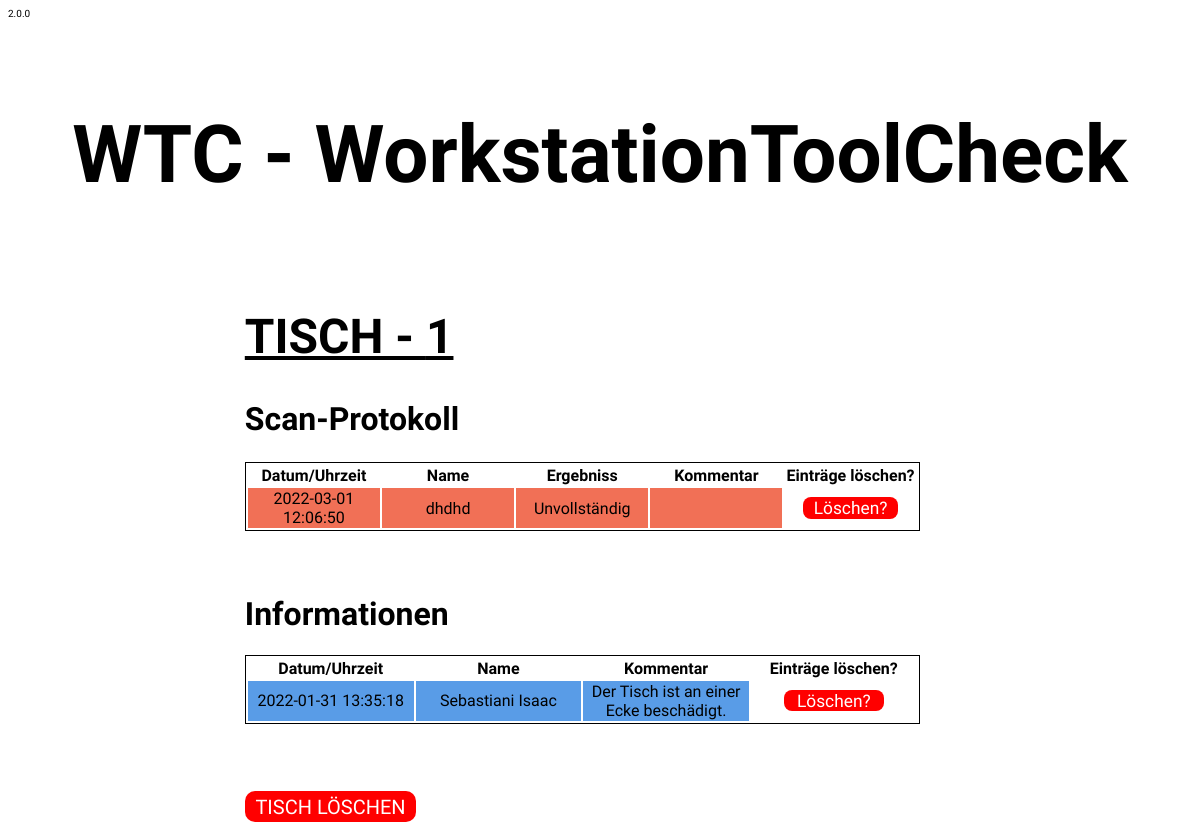
The page /WebApp/tisch.php?tischId=23&tischNummer=1 on the database its author committed.
### tables this page shows
CREATE TABLE `tblscan` (
  `scanId` int(11) NOT NULL,
  `scanName` varchar(50) NOT NULL,
  `scanTischId` int(11) NOT NULL,
  `scanErgebniss` tinyint(1) NOT NULL,
  `scanKommentar` varchar(250) DEFAULT NULL,
  `scanTime` timestamp NOT NULL DEFAULT current_timestamp() ON UPDATE current_timestamp()
);

CREATE TABLE `tblkommentar` (
  `kommentarId` int(11) NOT NULL,
  `kommentarTischId` int(11) NOT NULL,
  `kommentarName` varchar(50) NOT NULL,
  `kommentarText` varchar(50) NOT NULL,
  `kommentarTime` timestamp NOT NULL DEFAULT current_timestamp() ON UPDATE current_timestamp()
);

### WebApp/ver.php (called while the page is built)
<?php
    $ver = "2.0.0"
?>

### WebApp/tisch.php (the view, shortened to what this page needs)
<!DOCTYPE HTML>
<html>
    <head>
        <link href="Styles\tisch.css" rel="stylesheet" type="text/css">
    </head>
    <body>
    <?php
        require_once("ver.php")
    ?>
    <div id="ver" class="ver"><?=$ver?></div>
    <?php
        require_once("dbCon.php");
        $tischId = $_GET['tischId'];
        $tischNummer = $_GET['tischNummer'];
    ?>
        <div id="titel">
            <a href="index.php"><h1>WTC - WorkstationToolCheck</h1></a>
        </div>
        <div id="tisch_id">
            <h1>TISCH - <?=$tischNummer?></h1>
        </div>
        <div id="log_title">
            <h1>Scan-Protokoll</h1>
        </div>
        <div id="output1">
            <div id="tablediv">
                <table id="tables">
                    <tr>
                        <th>Datum/Uhrzeit</th>
                        <th>Name</th>
                        <th>Ergebniss</th>
                        <th>Kommentar</th>
                        <th>Einträge löschen?</th>
                    </tr>
                <?php
                $stmt = $pdo->prepare("SELECT * FROM tblScan where scanTischId = ? ORDER BY scanTime DESC limit 20");
                $stmt->execute([$tischId]);
                foreach($stmt->fetchAll() as $row){
                    if ($row['scanErgebniss'] === 1){
                        $ergebniss = "Vollständig";
                        $class = "backgroundGreen";
                    }
                    else {
                        $ergebniss = "Unvollständig";
                        $class = "backgroundRed";
                    }
                    echo "<tr id='".$class."'>";
                    echo "<td>".$row['scanTime']."</td>";
                    echo "<td>".$row['scanName']."</td>";
                    echo "<td>".$ergebniss."</td>";
                    echo "<td>".$row['scanKommentar']."</td>";
                    echo "<td style='background-color:white;text-decoration:none;'><a id='del_btnT' class='btn_table' href='loeschen.php?id=".$row['scanId']."'>Löschen?</a></td>";
                    echo "</tr>";
                }
                ?>
                </table>
            </div>
        </div>
        <div id="output2">
            <div id="tabledivv">
            <h1>Informationen</h1>
                <table id="tables2">
                <tr>
                    <th>Datum/Uhrzeit</th>
                    <th>Name</th>
                    <th>Kommentar</th>
                    <th>Einträge löschen?</th>
                </tr>
                <?php
                $stmt = $pdo->prepare("SELECT * FROM tblKommentar where kommentarTischId = ? ORDER BY kommentarTime limit 20");
                $stmt->execute([$tischId]);
                $ComCol = "backgroundBlue";
                foreach($stmt->fetchAll() as $row){
                    echo "<tr id='".$ComCol."'>";
                    echo "<td>".$row['kommentarTime']."</td>";
                    echo "<td>".$row['kommentarName']."</td>";
                    echo "<td>".$row['kommentarText']."</td>";
                    echo "<td style='background-color:white;text-decoration:none;'><a id='del_btnT' class='btn_table' href='ComLoeschen.php?id=".$row['kommentarId']."'>Löschen?</a></td>";
                    echo "</tr>";
                }
                ?>
                </table>
            </div>
            <div id="delTableBtn">
                <a id="del_btn" class="btn_d" onclick="return confirm('Wollen Sie den Tisch wirklich löschen?');" href="tischLoeschen.php?id=<?php echo $tischId ?>"><span>TISCH LÖSCHEN </span></a>
            </div>
        </div>
   </body>
</html>

### WebApp/Styles/tisch.css (style rules this page uses)
body { background-size: cover; background-attachment: fixed; }
#titel { height: 100%; width: 100%; margin: 0 auto; text-align: center; padding-left: auto; padding-top: 3%; clear: both; font-size: 30pt; font-family: 'Mohave', sans-serif; }
#titel > a { text-decoration: none; color: black; }
#tisch_id { text-decoration: underline; padding-top: 20px; font-family: 'Mohave', sans-serif; padding-left: 20%; font-size: 18pt; padding-right: 60%; margin: auto; }
#tablediv { width: 100%; float: left; font-family: 'Mohave', sans-serif; margin-bottom: 6%; }
#tabledivv { width: 100%; float: left; font-family: 'Mohave', sans-serif; }
#tables { text-align: center; table-layout: fixed; border-width: 1px; border-color: black; border-style: solid; align-self: center; width: 95%; }
#tables2 { text-align: center; table-layout: fixed; border-width: 1px; border-color: black; border-style: solid; align-self: center; width: 95%; margin-bottom: 10%; }
#backgroundRed { background-color: #f17056; }
#backgroundBlue { background-color: #599ce7; }
#output1 { padding-left: 20%; margin-bottom: 10%; padding-right: 20%; }
#output2 { padding-left: 20%; padding-right: 20%; }
#log_title { font-family: 'Mohave', sans-serif; margin-top: 3%; margin-bottom: 2%; padding-left: 20%; }
#del_btn { text-align: left; font-family: 'Mohave', sans-serif; font-size: 15pt; margin-top: 20%; z-index: -1; background-color: red; border-color: red; color: white; border-radius: 10px; }
#del_btnT { text-align: right; font-family: 'Mohave', sans-serif; font-size: 13pt; background-color: red; border-color: red; color: white; height: 100%; width: 100%; border-radius: 8px; position: relative; margin-bottom: 2%; margin-top: 2%; }
.btn_table { padding-bottom: 0.5%; padding-right: 8%; padding-left: 8%; padding-top: 0.5%; text-decoration: none; transition: all 0.8s 0s ease; }
.btn_d { transition: all 0.5s; cursor: pointer; padding-bottom: 0.5%; padding-right: 1.5%; padding-left: 1.5%; padding-top: 0.5%; }
.btn_d span:after { content: '\00bb'; position: absolute; opacity: 0; top: 0; right: -20px; transition: 0.5s; }
.btn_d span { cursor: pointer; display: inline-block; position: relative; transition: 0.5s; }
#ver { text-align: left; font-size: x-small; font-family: 'Mohave', sans-serif; width: 40px; }

### rows shown on the page
tblscan: scanTime "2022-03-01 12:06:50", scanName "dhdhd", scanErgebniss "Unvollständig"
tblkommentar: kommentarTime "2022-01-31 13:35:18", kommentarName "Sebastiani Isaac", kommentarText "Der Tisch ist an einer Ecke beschädigt."

### other values the page prints
$ver "2.0.0"
$tischNummer "1"
